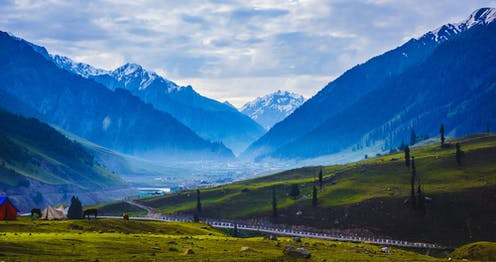
//> input picture All exercises/OpenCV  Videos, color spaces and histograms/moi_kashmir.jpg, 496 x 262 px, given in place of rename.mp4, which was not available
$ ./class_histogram   (built with g++ and OpenCV 4)
//> lines starting //> are read from the running program, lines starting //| are printed output that depends on the picture; pictures that were not available may be replaced by others from this repository, and a replacement may not be noted
//> in displayFrame, selected_frame is the input picture: 262 rows x 496 cols, CV_8UC3; mean B, G, R 139.8, 111.3, 75.1
#include "opencv2/opencv.hpp"
#include <iostream>
#include <string>

using namespace std;
using namespace cv;

//#define DEBUG

class VideoHistogram {

private:

	VideoCapture cap;
	Mat selected_frame, resized_frame,channelMergeFrame;
	int frame_timing;
	Mat frame;
	Mat rgb_channels[3], hsv_channels[3], lab_channels[3];
	Mat hsvImg, labImg;
	Mat histogram[9], hist_frame;

	// hist param
	int histSize = 256;
	float range[2] = { 0, 256 }; //the upper boundary is exclusive
	const float* histRange = { range };
	bool uniform = true, accumulate = false;


	void _convert_and_split() {

		cv::resize(selected_frame, resized_frame, cv::Size(), 0.33, 0.33); // 1/3 of original image

		split(resized_frame, rgb_channels);

		cvtColor(resized_frame, hsvImg, COLOR_BGR2HSV);
//> hsvImg: 86 rows x 164 cols, CV_8UC3; mean H, S, V 93.2, 145.4, 150.3

		split(hsvImg, hsv_channels);

		cvtColor(resized_frame, labImg, COLOR_BGR2Lab);
//> labImg: 86 rows x 164 cols, CV_8UC3; mean of channels 0, 1, 2 116.1, 129.8, 109.6

		split(labImg, lab_channels);

	}

	void _merge() {

		Mat temp [3];
		hconcat(rgb_channels, 3, temp[0]);
		hconcat(hsv_channels, 3, temp[1]);
		hconcat(lab_channels, 3, temp[2]);

		vconcat(temp, 3, channelMergeFrame);

	}


	void _computeHistogram(Mat img[], Mat& out, int histIndex) {
//> called with histIndex = 0
		// computes histograms and merge into one mat (out) vertically

		for (int channel = 0; channel < 3; channel++)
			calcHist(&img[channel], 1, 0, Mat(), histogram[channel + histIndex], 1, &histSize, &histRange, uniform, accumulate);
//> this loop made 3 passes
//> histSize on pass 1: 256

		int hist_width = img[0].cols, hist_height = img[0].rows;
//> hist_width = 164; hist_height = 86

		int bin_width = cvRound((double)hist_width / histSize);
//> bin_width = 1


		// normalise histogram
		for (int channel = 0; channel < 3; channel++)
			normalize(histogram[channel + histIndex], histogram[channel + histIndex], 0, hist_height, NORM_MINMAX, -1, Mat());


		for (int bin = 1; bin < histSize; bin++)
			for (int channel = 0; channel < 3; channel++)
				line(img[channel], Point(bin_width * (bin - 1), hist_height - cvRound(histogram[channel + histIndex].at<float>(bin - 1))),
					Point(bin_width * (bin), hist_height - cvRound(histogram[channel + histIndex].at<float>(bin))),
					Scalar(0, 0, 0),
					2, 8, 0);
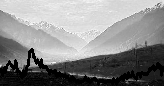
//> img: 86 rows x 164 cols, CV_8UC1; min 0, max 254, mean 136


		hconcat(img, 3, out);

	}

public:

	VideoHistogram(const string filename) {

		cap.open(filename);
		frame_timing = 0;

		#ifdef DEBUG
		// Check if camera opened successfully
		if (!cap.isOpened()) {
			cout << "Error opening video stream or file" << endl;
			return -1;
		}
		#endif
	}


	void setFrameTime(int hours = 0, int mins = 0, int secs = 0, int millisec = 0) {
		frame_timing = millisec + (secs + mins * 60 + hours * 60 * 60) * 1000; // get in milliseconds
	}

	void displayFrame() {

		cap.set(CAP_PROP_POS_MSEC, frame_timing);
		cap >> selected_frame;

		imshow("frame at " + to_string(frame_timing) + " milliseconds", selected_frame);

		imwrite("selected_frame.jpg",selected_frame);

		display_channels();

	}


	void display_channels() {

		_convert_and_split();

		_merge();

		imshow("3*3 Images - channels ", channelMergeFrame);

		imwrite("channelMergeFrame.jpg", channelMergeFrame);

	}


	void display_histograms() {


		Mat temp[3];

		_computeHistogram(rgb_channels, temp[0], 0); // computes histograms and merge into temp[0] vertically
		_computeHistogram(hsv_channels, temp[1], 3);
//> call 2 of _computeHistogram, with histIndex = 3
//> after the loop in _computeHistogram (call 2), `for (int bin = 1; bin < histSize; bin++)`:
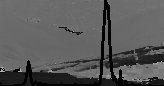
//> img: 86 rows x 164 cols, CV_8UC1; min 0, max 179, mean 88.3
		_computeHistogram(lab_channels, temp[2], 6);
//> call 3 of _computeHistogram, with histIndex = 6
//> after the loop in _computeHistogram (call 3), `for (int bin = 1; bin < histSize; bin++)`:
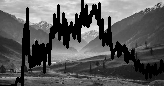
//> img: 86 rows x 164 cols, CV_8UC1; min 0, max 243, mean 89.8
//> in _computeHistogram (call 3), `hconcat(img, 3, out);`:
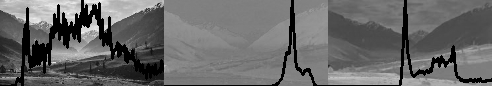
//> out: 86 rows x 492 cols, CV_8UC1; min 0, max 243, mean 104.8
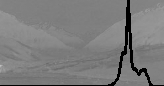
//> lab_channels[1]: 86 rows x 164 cols, CV_8UC1; min 0, max 192, mean 123.7
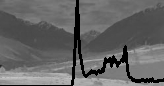
//> lab_channels[2]: 86 rows x 164 cols, CV_8UC1; min 0, max 196, mean 100.8

		vconcat(temp, 3, hist_frame);
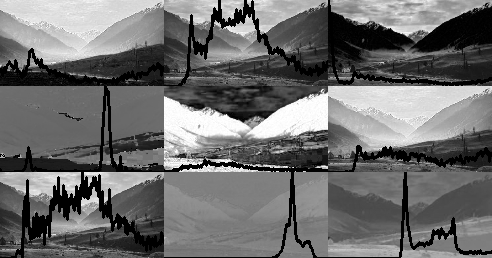
//> hist_frame: 258 rows x 492 cols, CV_8UC1; min 0, max 255, mean 109.7

		imshow("hist frame", hist_frame);
		imwrite("hist_frame.jpg", hist_frame);

	}

	void playVideo() {

		while (1) {

			// Capture frame-by-frame
			cap >> frame;

			// If the frame is empty, break immediately
			if (frame.empty())
				break;

			// Display the resulting frame
			imshow("Frame", frame);


			// Press  ESC on keyboard to exit
			char c = (char)waitKey(25);
			if (c == 27)
				break;
		}
	}
};


int main() {

	// I just have renamed the file that you had uploaded on Teams
	VideoHistogram obj("rename.mp4");

	//obj.playVideo();

	obj.setFrameTime(0, 2, 20);

	obj.displayFrame();

	obj.display_channels();
	obj.display_histograms();

	waitKey();
	return 0;
}
